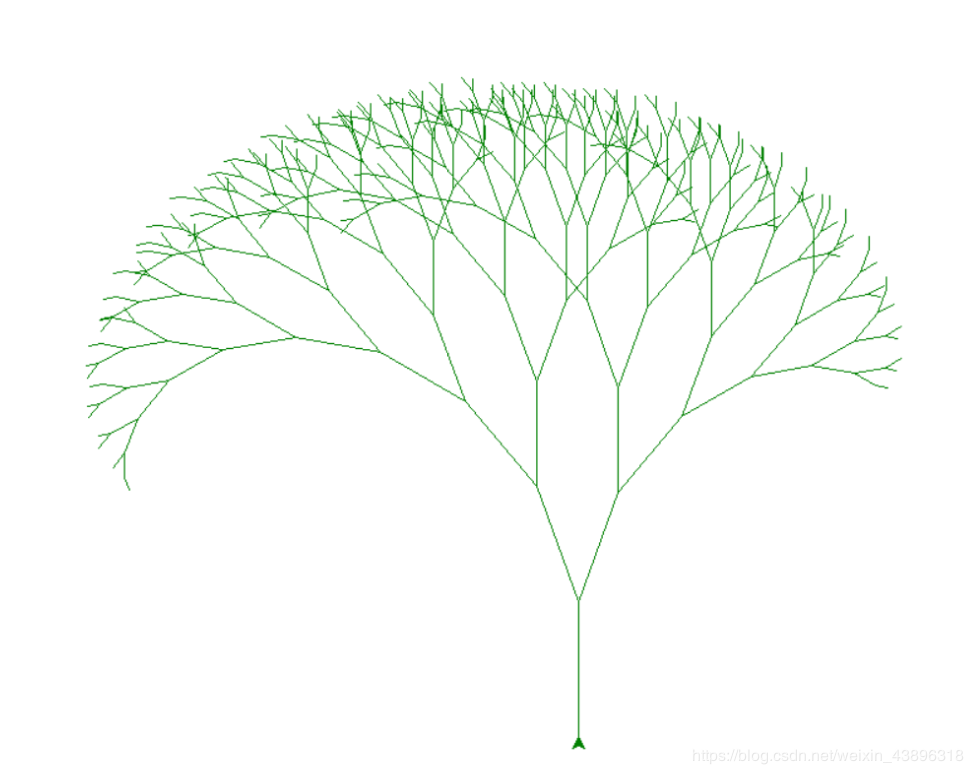

Reproduce this figure in Python.
from turtle import *


# 递归绘制一棵树
def tree(branchLength, turtle):
    if branchLength > 5:
        turtle.forward(branchLength)
        turtle.right(20)
        tree(branchLength-15, turtle)
        turtle.left(40)
        tree(branchLength-10, turtle)
        turtle.right(20)
        turtle.backward(branchLength)


myTurtle = Turtle()
myWindow = myTurtle.getscreen()
myTurtle.left(90)
myTurtle.up()
myTurtle.backward(300)
myTurtle.down()
myTurtle.color('green')
tree(110, myTurtle)
